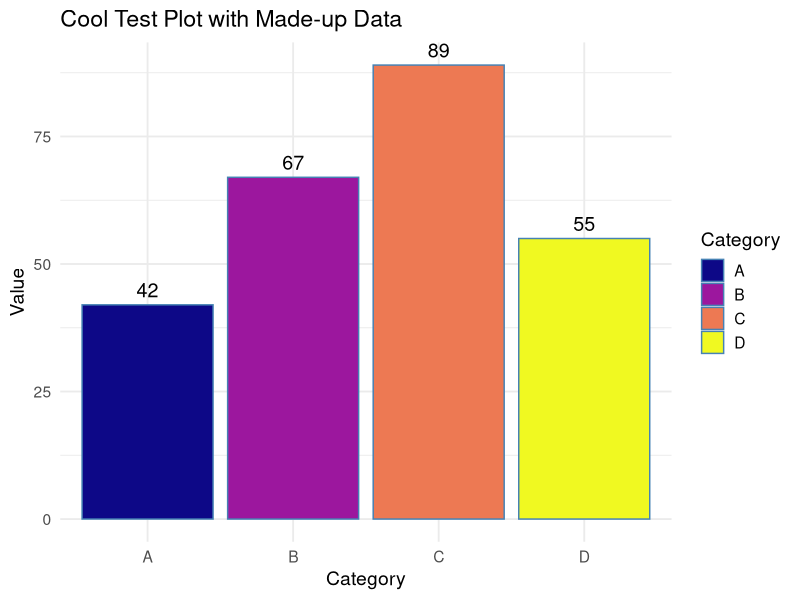

Write R code to recreate this figure.
## ---- chunk 1
library(ggplot2)

# made-up data
df <- data.frame(
  Category = c("A", "B", "C", "D"),
  Value = c(42, 67, 89, 55)   # you can change these numbers
)

# cool plot
ggplot(df, aes(x = Category, y = Value, fill = Category)) +
  geom_col(color = "steelblue") +
  geom_text(aes(label = Value), vjust = -0.5, size = 5) +
  scale_fill_viridis_d(option = "plasma") +
  labs(
    title = "Cool Test Plot with Made-up Data",
    x = "Category",
    y = "Value"
  ) +
  theme_minimal(base_size = 14)
## ---- chunk 2
520
